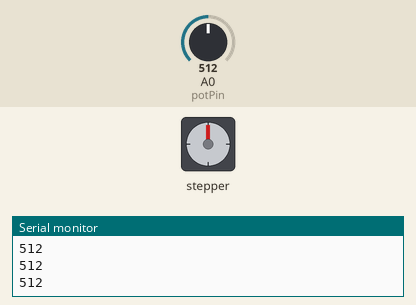
Recording of a sketch running on a simulated Arduino Uno, built with avr-gcc and run on an emulated ATmega328P. On the bench: stepper motor, the last lines printed to the serial monitor. The inputs (shaded band) are chosen by the test bench; at power-on: A0 (potPin) = 512. Stepper angles assume 200 steps per turn.

Above: at 1.2 s.
1.3 s: A0 (potPin) set to 543
2.8 s: A0 (potPin) set to 579
At 2.96 s:
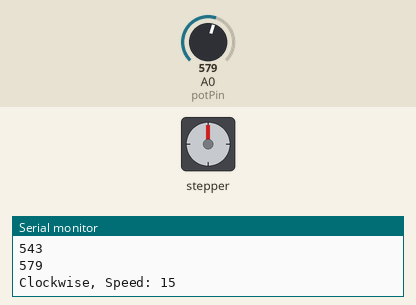
At 4.3 s:
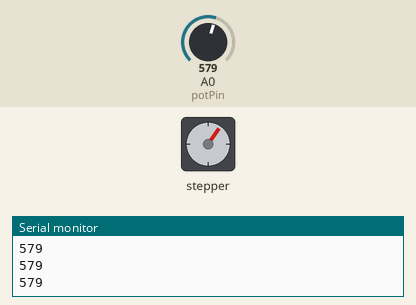
4.6 s: A0 (potPin) set to 611
6.1 s: A0 (potPin) set to 637
At 7.2 s:
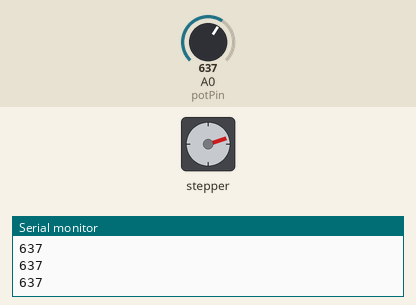
8.0 s: A0 (potPin) set to 676
9.5 s: A0 (potPin) set to 702
At 10.3 s:
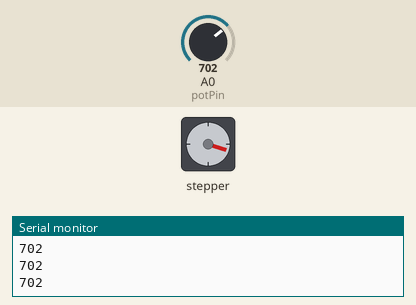
Timing chart, 0 to 12.4 s (numbered marks = the images above; inputs shaded):
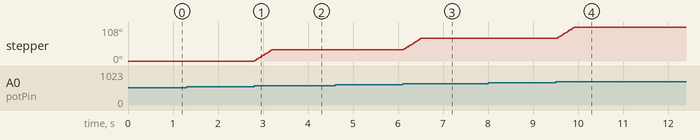

Measured:
- the behaviour switches between 561 and 562 on A0 (potPin) (found by bisection; images 0 and 1)
- the behaviour switches between 628 and 629 on A0 (potPin) (found by bisection; images 2 and 3)
- the behaviour switches between 686 and 687 on A0 (potPin) (found by bisection; images 3 and 4)
- after the input at 2.8 s, stepper: turns 36° clockwise in 0.38 s, starting at once
- after the input at 6.1 s, stepper: turns 36° clockwise in 0.38 s, starting at once
- after the input at 9.5 s, stepper: turns 36° clockwise in 0.38 s, starting at once

The sketch:

Stepper_Demo.ino
```cpp
#include <Stepper.h>

const int stepsPerRevolution = 200;  // change this to fit the number of steps per revolution
Stepper myStepper(stepsPerRevolution, 8, 9, 10, 11);  // initialize stepper

int potPin = A0;  // potentiometer connected to A0
int potValue = 0; // variable to store the potentiometer value
int lastPotValue = 0; // variable to store the last potentiometer value
int motorSpeed = 0; // variable to store motor speed
int minSpeed = 10; // minimum motor speed (rpm)
int maxSpeed = 100; // maximum motor speed (rpm)
int threshold = 50    ;  // minimum change in potentiometer value to move the motor

void setup() {
  // initialize the serial port:
  Serial.begin(9600);
  lastPotValue = analogRead(potPin);  // initialize lastPotValue
}

void loop() {
  // read the potentiometer value (0 to 1023):
  potValue = analogRead(potPin);
  Serial.println(potValue);

  // Calculate the difference between the current and last potentiometer values
  int potDifference = potValue - lastPotValue;

  // Only act if the change in potentiometer value is greater than the threshold:
  if (abs(potDifference) >= threshold) {
    // map the potentiometer difference to a speed range:
    motorSpeed = map(abs(potDifference), 0, 1023, minSpeed, maxSpeed);

    // set the motor speed:
    myStepper.setSpeed(motorSpeed);

    // determine the direction based on the potentiometer movement:
    if (potDifference > 0) {
      // rotate clockwise if the potentiometer value increases
      Serial.print("Clockwise, Speed: ");
      Serial.println(motorSpeed);
      myStepper.step(stepsPerRevolution / 10); // small steps to match potentiometer rotation
    }
    else if (potDifference < 0) {
      // rotate counterclockwise if the potentiometer value decreases
      Serial.print("Counterclockwise, Speed: ");
      Serial.println(motorSpeed);
      myStepper.step(-stepsPerRevolution / 10); // small steps to match potentiometer rotation
    }

    // update the last potentiometer value:
    lastPotValue = potValue;
  }

  delay(100); // small delay to avoid overly fast updates
}
```
